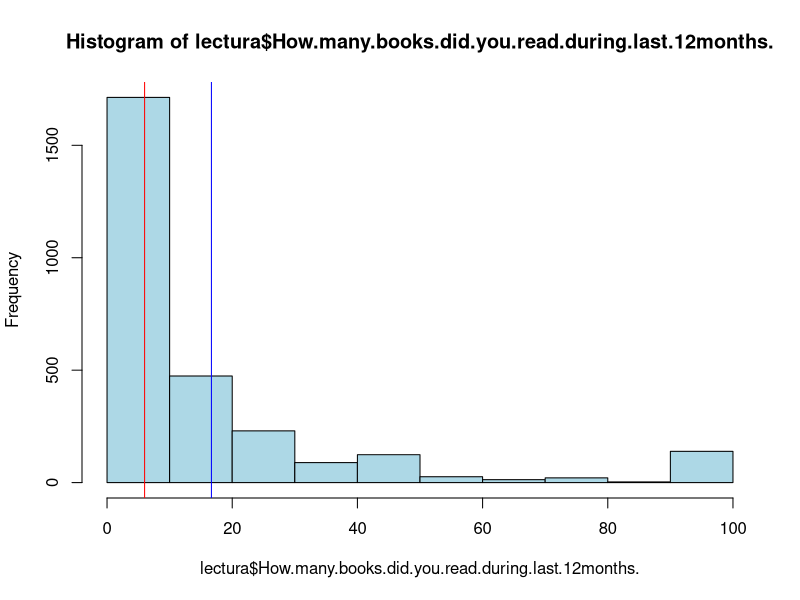
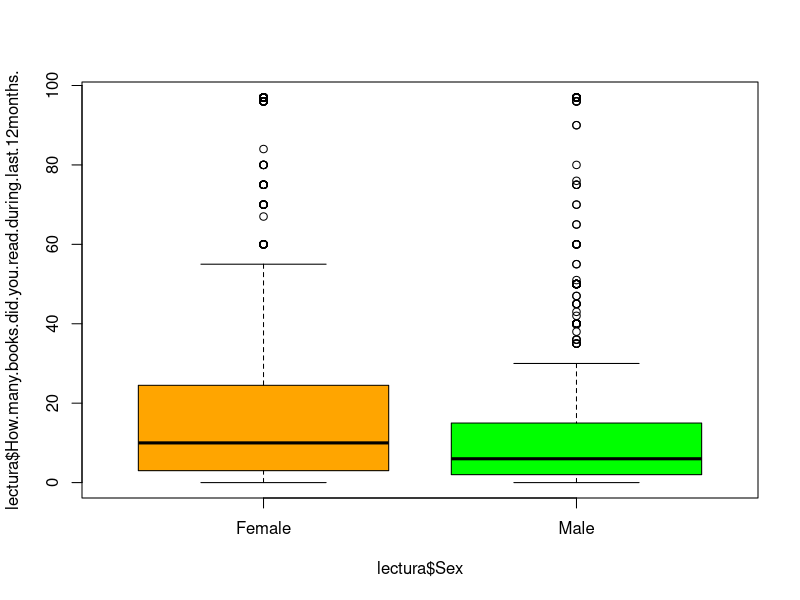
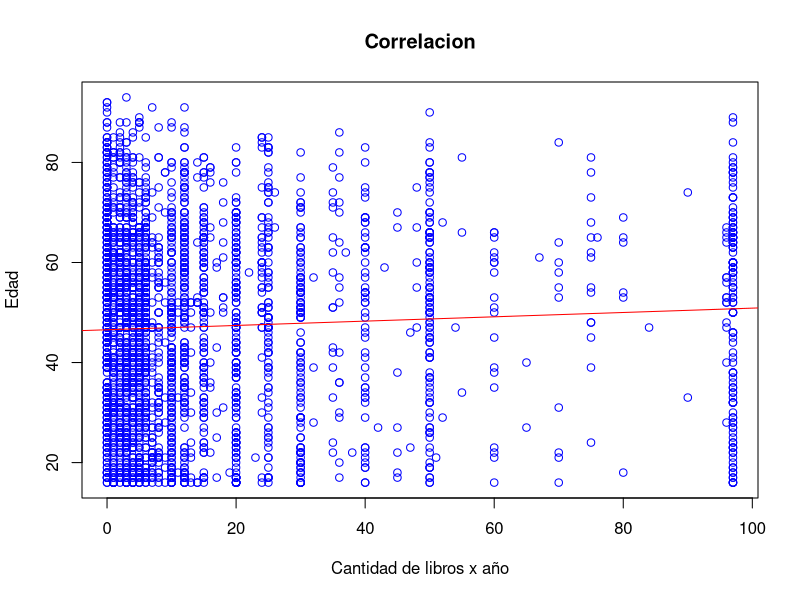
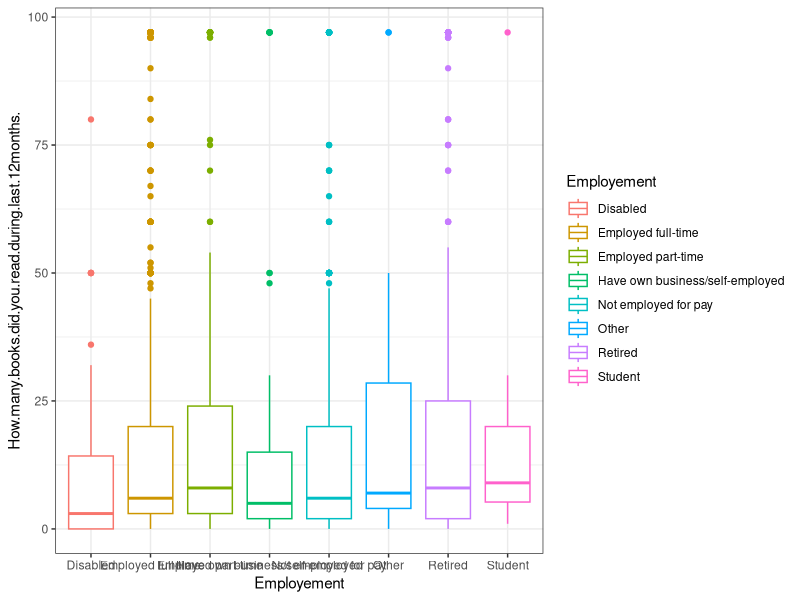

Recreate these plots in R, in order.
## ---- chunk 1
lectura <- read.csv("HabitoLeer.csv")
## ---- chunk 2
require(stats)
library (corrplot)
library(ggplot2)
library(dplyr)
library(tidyverse)
library(lubridate)
## ---- chunk 3
summary(lectura)
## ---- chunk 4
summary(lectura$How.many.books.did.you.read.during.last.12months.)
## ---- chunk 5
hist(lectura$How.many.books.did.you.read.during.last.12months.,col="lightblue")
medialib <- mean(lectura$How.many.books.did.you.read.during.last.12months.)

abline(v=medialib,col="blue")

medianlib <- median(lectura$How.many.books.did.you.read.during.last.12months.)
abline(v=medianlib,col="red")
## ---- chunk 6
boxplot(lectura$How.many.books.did.you.read.during.last.12months. ~ lectura$Sex, col=c("orange","green"))
## ---- chunk 7
t.test(lectura$How.many.books.did.you.read.during.last.12months.~lectura$Sex, alternative = "two.sided")
## ---- chunk 8
5.147e-13 < 0.05
## ---- chunk 9
plot(lectura$How.many.books.did.you.read.during.last.12months., lectura$Age,col="blue",main="Correlacion",xlab="Cantidad de libros x año",ylab="Edad")
model <- lm(lectura$Age ~ lectura$How.many.books.did.you.read.during.last.12months.)
abline(model,col="red")
## ---- chunk 10
cor(lectura$How.many.books.did.you.read.during.last.12months., lectura$Age)
## ---- chunk 11
ggplot(data = lectura, aes(x= Employement , y= How.many.books.did.you.read.during.last.12months., color= Employement))+ geom_boxplot()+theme_bw()
